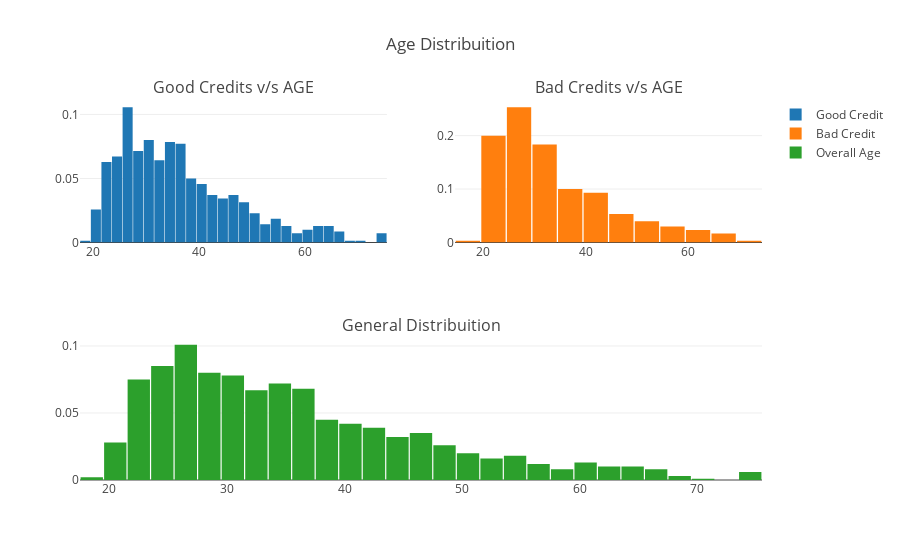

Notebook cell for this chart:
### Markdown cell above
## Display AGE distribution against RISK of the customers. 
Gives the visualization of age groups and risks to lend them credit

### Code cell
# Displaying the age w.r.t risks of good and bad customers 
df_good = df_credit.loc[df_credit["Risk"] == 'good']['Age'].values.tolist()
df_bad = df_credit.loc[df_credit["Risk"] == 'bad']['Age'].values.tolist()
df_age = df_credit['Age'].values.tolist()

#First plot
trace0 = go.Histogram(
    x=df_good,
    histnorm='probability',
    name="Good Credit"
)

trace1 = go.Histogram(
    x=df_bad,
    histnorm='probability',
    name="Bad Credit"
)

#Third plot
trace2 = go.Histogram(
    x=df_age,
    histnorm='probability',
    name="Overall Age"
)

#Creating the grid
fig = tls.make_subplots(rows=2, cols=2, specs=[[{}, {}], [{'colspan': 2}, None]],
                          subplot_titles=('Good Credits v/s AGE','Bad Credits v/s AGE', 'General Distribuition'))

#setting the figs
fig.append_trace(trace0, 1, 1)
fig.append_trace(trace1, 1, 2)
fig.append_trace(trace2, 2, 1)

fig['layout'].update(showlegend=True, title='Age Distribuition', bargap=0.05)
py.iplot(fig, filename='custom-sized-subplot-with-subplot-titles')

### Figure 1 — Plotly figure (JSON) as saved in the notebook; plotly's stock layout.template omitted (floating-point values rounded to 4 significant figures; data arrays with more than 128 entries replaced by an {"elided": "..."} marker saying what was removed)
{"data": [{"histnorm": "probability", "name": "Good Credit", "type": "histogram", "uid": "66bf9f78-c6ff-11e8-8c87-3e950987b763", "x": {"elided": "700 int values"}, "xaxis": "x", "yaxis": "y"}, {"histnorm": "probability", "name": "Bad Credit", "type": "histogram", "uid": "66c1743a-c6ff-11e8-9491-3e950987b763", "x": {"elided": "300 int values"}, "xaxis": "x2", "yaxis": "y2"}, {"histnorm": "probability", "name": "Overall Age", "type": "histogram", "uid": "66c3be36-c6ff-11e8-b766-3e950987b763", "x": {"elided": "1000 int values"}, "xaxis": "x3", "yaxis": "y3"}], "layout": {"annotations": [{"font": {"size": 16}, "showarrow": false, "text": "Good Credits v/s AGE", "x": 0.225, "xanchor": "center", "xref": "paper", "y": 1, "yanchor": "bottom", "yref": "paper"}, {"font": {"size": 16}, "showarrow": false, "text": "Bad Credits v/s AGE", "x": 0.775, "xanchor": "center", "xref": "paper", "y": 1, "yanchor": "bottom", "yref": "paper"}, {"font": {"size": 16}, "showarrow": false, "text": "General Distribuition", "x": 0.5, "xanchor": "center", "xref": "paper", "y": 0.375, "yanchor": "bottom", "yref": "paper"}], "bargap": 0.05, "showlegend": true, "title": "Age Distribuition", "xaxis": {"anchor": "y", "domain": [0, 0.45]}, "xaxis2": {"anchor": "y2", "domain": [0.55, 1]}, "xaxis3": {"anchor": "y3", "domain": [0, 1]}, "yaxis": {"anchor": "x", "domain": [0.625, 1]}, "yaxis2": {"anchor": "x2", "domain": [0.625, 1]}, "yaxis3": {"anchor": "x3", "domain": [0, 0.375]}}}
